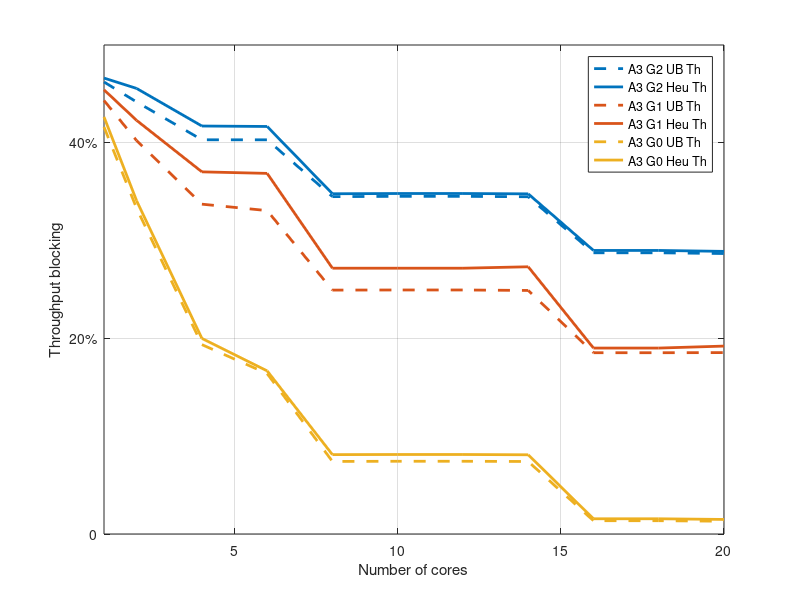
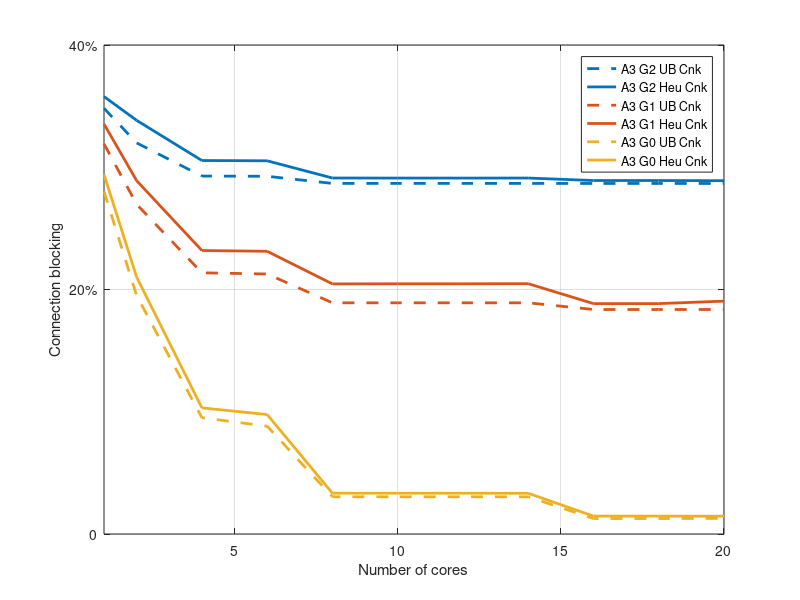

These figures' MATLAB source, in order:
clc;
close all;
clear;

load arch4Guard2.mat
load arch4Guard1.mat
load arch4Guard0.mat
load arch2Guard2.mat
load arch2Guard1.mat
load arch2Guard0.mat
corev = [1, 2, 4, 6, 8, 10, 12, 14, 16, 18, 20];

%% Plot connections
% colors: [0, 0.45, 0.74], [.85, .33, .1], [.93, .69, .13]
figure1 = figure;
axes1 = axes('Parent', figure1);
box(axes1, 'on')
hold(axes1, 'on')
grid(axes1, 'on')
h(1) = plot(corev,thpUbA4G2, '--', ...
    'displayname', 'A3 G2 UB Th', 'linewidth', 2, ...
    'color', [0, 0.45, 0.74]);
h(2) = plot(corev,thpHeA4G2, ...
    'displayname', 'A3 G2 Heu Th', 'linewidth', 2, ...
    'color', [0, 0.45, 0.74]);
h(3) = plot(corev,thpUbA4G1, '--', ...
    'displayname', 'A3 G1 UB Th', 'linewidth', 2, ...
    'color', [.85, .33, .1]);
h(4) = plot(corev,thpHeA4G1, ...
    'displayname', 'A3 G1 Heu Th', 'linewidth', 2, ...
    'color', [.85, .33, .1]);
h(5) = plot(corev,thpUbA4G0, '--', ...
    'displayname', 'A3 G0 UB Th', 'linewidth', 2, ...
    'color', [.93, .69, .13]);
h(6) = plot(corev,thpHeA4G0, ...
    'displayname', 'A3 G0 Heu Th', 'linewidth', 2, ...
    'color', [.93, .69, .13]);

% h(7) = plot(corev,thpUbA2G2, '--', 'marker', '^', ...
%     'displayname', 'A2 G2 UB Th', 'linewidth', 2, ...
%     'color', [0, 0.45, 0.74]);
% h(8) = plot(corev,thpHeA2G2, 'marker', '^', ...
%     'displayname', 'A2 G2 Heu Th', 'linewidth', 2, ...
%     'color', [0, 0.45, 0.74]);
% h(9) = plot(corev,thpUbA2G1, '--', 'marker', '^', ...
%     'displayname', 'A2 G1 UB Th', 'linewidth', 2, ...
%     'color', [.85, .33, .1]);
% h(10) = plot(corev,thpHeA2G1, 'marker', '^', ...
%     'displayname', 'A2 G1 Heu Th', 'linewidth', 2, ...
%     'color', [.85, .33, .1]);
% h(3) = plot(corev,thpUbA2G0, '--', 'marker', '^', ...
%     'displayname', 'A2 G0 UB Th', 'linewidth', 2, ...
%     'color', [.93, .69, .13]);
% h(4) = plot(corev,thpHeA2G0, 'marker', '^', ...
%     'displayname', 'A2 G0 Heu Th', 'linewidth', 2, ...
%     'color', [.93, .69, .13]);

legend(h(1:end), 'location', 'northeast')
xlabel('Number of cores')
ylabel('Throughput blocking')
xlim([1, 20])
ytick = get(axes1, 'ytick');
set(axes1, 'ytick', ytick(1:2:end));
set(axes1, 'yticklabel', {'0','20%','40%','60%','80%','100%'});
saveas(figure1, 'A4G0thp.jpg');

%% Plot throughput
figure2 = figure;
axes2 = axes('Parent', figure2);
box(axes2, 'on')
hold(axes2, 'on')
grid(axes2, 'on')
h(1) = plot(corev,cnkUbA4G2, '--', ...
    'displayname', 'A3 G2 UB Cnk', 'linewidth', 2, ...
    'color', [0, 0.45, 0.74]);
h(2) = plot(corev,cnkHeA4G2, ...
    'displayname', 'A3 G2 Heu Cnk', 'linewidth', 2, ...
    'color', [0, 0.45, 0.74]);
h(3) = plot(corev,cnkUbA4G1, '--', ...
    'displayname', 'A3 G1 UB Cnk', 'linewidth', 2, ...
    'color', [.85, .33, .1]);
h(4) = plot(corev,cnkHeA4G1, ...
    'displayname', 'A3 G1 Heu Cnk', 'linewidth', 2, ...
    'color', [.85, .33, .1]);
h(5) = plot(corev,cnkUbA4G0, '--', ...
    'displayname', 'A3 G0 UB Cnk', 'linewidth', 2, ...
    'color', [.93, .69, .13]);
h(6) = plot(corev,cnkHeA4G0, ...
    'displayname', 'A3 G0 Heu Cnk', 'linewidth', 2, ...
    'color', [.93, .69, .13]);

% h(7) = plot(corev,cnkUbA2G2, '--', 'marker', '^', ...
%     'displayname', 'A2 G2 UB Cnk', 'linewidth', 2, ...
%     'color', [0, 0.45, 0.74]);
% h(8) = plot(corev,cnkHeA2G2, 'marker', '^', ...
%     'displayname', 'A2 G2 Heu Cnk', 'linewidth', 2, ...
%     'color', [0, 0.45, 0.74]);
% h(9) = plot(corev,cnkUbA2G1, '--', 'marker', '^', ...
%     'displayname', 'A2 G1 UB Cnk', 'linewidth', 2, ...
%     'color', [.85, .33, .1]);
% h(10) = plot(corev,cnkHeA2G1, 'marker', '^', ...
%     'displayname', 'A2 G1 Heu Cnk', 'linewidth', 2, ...
%     'color', [.85, .33, .1]);
% h(3) = plot(corev,cnkUbA2G0, '--', 'marker', '^', ...
%     'displayname', 'A2 G0 UB Cnk', 'linewidth', 2, ...
%     'color', [.93, .69, .13]);
% h(4) = plot(corev,cnkHeA2G0, 'marker', '^', ...
%     'displayname', 'A2 G0 Heu Cnk', 'linewidth', 2, ...
%     'color', [.93, .69, .13]);

legend(h(1:end), 'location', 'northeast')
xlabel('Number of cores')
ylabel('Connection blocking')
xlim([1, 20])
ytick = get(axes2, 'ytick');
set(axes2, 'ytick', ytick(1:2:end));
set(axes2, 'yticklabel', {'0','20%','40%','60%','80%','100%'});
saveas(figure2, 'A4G0cnk.jpg');